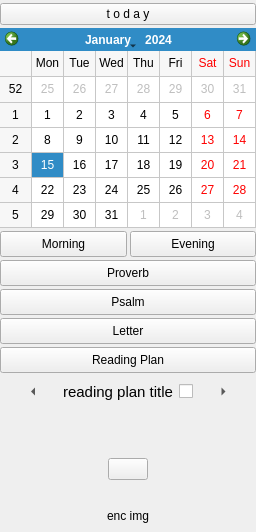
       <widget class="QWidget" name="tab_today">
        <property name="sizePolicy">
         <sizepolicy hsizetype="Preferred" vsizetype="Expanding">
          <horstretch>0</horstretch>
          <verstretch>0</verstretch>
         </sizepolicy>
        </property>
        <property name="styleSheet">
         <string notr="true"/>
        </property>
        <attribute name="title">
         <string>Today</string>
        </attribute>
        <layout class="QVBoxLayout" name="verticalLayout_5">
         <property name="spacing">
          <number>5</number>
         </property>
         <property name="leftMargin">
          <number>0</number>
         </property>
         <property name="topMargin">
          <number>3</number>
         </property>
         <property name="rightMargin">
          <number>0</number>
         </property>
         <property name="bottomMargin">
          <number>5</number>
         </property>
         <item alignment="Qt::AlignHCenter|Qt::AlignTop">
          <widget class="QFrame" name="frame_today_cal">
           <property name="sizePolicy">
            <sizepolicy hsizetype="Preferred" vsizetype="Preferred">
             <horstretch>0</horstretch>
             <verstretch>0</verstretch>
            </sizepolicy>
           </property>
           <property name="minimumSize">
            <size>
             <width>30</width>
             <height>30</height>
            </size>
           </property>
           <property name="maximumSize">
            <size>
             <width>270</width>
             <height>16777215</height>
            </size>
           </property>
           <property name="autoFillBackground">
            <bool>false</bool>
           </property>
           <property name="frameShape">
            <enum>QFrame::NoFrame</enum>
           </property>
           <property name="frameShadow">
            <enum>QFrame::Plain</enum>
           </property>
           <property name="lineWidth">
            <number>0</number>
           </property>
           <layout class="QVBoxLayout" name="verticalLayout_3">
            <property name="spacing">
             <number>3</number>
            </property>
            <property name="leftMargin">
             <number>0</number>
            </property>
            <property name="topMargin">
             <number>0</number>
            </property>
            <property name="rightMargin">
             <number>0</number>
            </property>
            <property name="bottomMargin">
             <number>0</number>
            </property>
            <item>
             <widget class="QPushButton" name="btn_select_today">
              <property name="sizePolicy">
               <sizepolicy hsizetype="Preferred" vsizetype="Preferred">
                <horstretch>0</horstretch>
                <verstretch>0</verstretch>
               </sizepolicy>
              </property>
              <property name="minimumSize">
               <size>
                <width>0</width>
                <height>16</height>
               </size>
              </property>
              <property name="maximumSize">
               <size>
                <width>16777215</width>
                <height>30</height>
               </size>
              </property>
              <property name="toolTip">
               <string>Set calender to today</string>
              </property>
              <property name="toolTipDuration">
               <number>-3</number>
              </property>
              <property name="styleSheet">
               <string notr="true"/>
              </property>
              <property name="text">
               <string>t o d a y</string>
              </property>
              <property name="default">
               <bool>false</bool>
              </property>
              <property name="flat">
               <bool>false</bool>
              </property>
             </widget>
            </item>
            <item>
             <widget class="QCalendarWidget" name="calendar">
              <property name="sizePolicy">
               <sizepolicy hsizetype="Preferred" vsizetype="Preferred">
                <horstretch>0</horstretch>
                <verstretch>0</verstretch>
               </sizepolicy>
              </property>
              <property name="minimumSize">
               <size>
                <width>20</width>
                <height>200</height>
               </size>
              </property>
              <property name="maximumSize">
               <size>
                <width>300</width>
                <height>270</height>
               </size>
              </property>
              <property name="font">
               <font>
                <pointsize>9</pointsize>
               </font>
              </property>
              <property name="styleSheet">
               <string notr="true"/>
              </property>
              <property name="firstDayOfWeek">
               <enum>Qt::Monday</enum>
              </property>
              <property name="gridVisible">
               <bool>true</bool>
              </property>
             </widget>
            </item>
            <item>
             <layout class="QHBoxLayout" name="horizontalLayout_6">
              <property name="spacing">
               <number>3</number>
              </property>
              <item>
               <widget class="QPushButton" name="btn_daily_mbm">
                <property name="minimumSize">
                 <size>
                  <width>0</width>
                  <height>26</height>
                 </size>
                </property>
                <property name="text">
                 <string>Morning</string>
                </property>
               </widget>
              </item>
              <item>
               <widget class="QPushButton" name="btn_daily_ebe">
                <property name="minimumSize">
                 <size>
                  <width>0</width>
                  <height>26</height>
                 </size>
                </property>
                <property name="text">
                 <string>Evening</string>
                </property>
               </widget>
              </item>
             </layout>
            </item>
            <item>
             <widget class="QPushButton" name="btn_daily_proverb">
              <property name="sizePolicy">
               <sizepolicy hsizetype="Preferred" vsizetype="Preferred">
                <horstretch>0</horstretch>
                <verstretch>0</verstretch>
               </sizepolicy>
              </property>
              <property name="minimumSize">
               <size>
                <width>0</width>
                <height>26</height>
               </size>
              </property>
              <property name="maximumSize">
               <size>
                <width>16777215</width>
                <height>30</height>
               </size>
              </property>
              <property name="toolTip">
               <string/>
              </property>
              <property name="toolTipDuration">
               <number>-4</number>
              </property>
              <property name="layoutDirection">
               <enum>Qt::LeftToRight</enum>
              </property>
              <property name="autoFillBackground">
               <bool>false</bool>
              </property>
              <property name="styleSheet">
               <string notr="true"/>
              </property>
              <property name="text">
               <string>Proverb</string>
              </property>
              <property name="flat">
               <bool>false</bool>
              </property>
             </widget>
            </item>
            <item>
             <widget class="QPushButton" name="btn_daily_psalm">
              <property name="sizePolicy">
               <sizepolicy hsizetype="Preferred" vsizetype="Preferred">
                <horstretch>0</horstretch>
                <verstretch>0</verstretch>
               </sizepolicy>
              </property>
              <property name="minimumSize">
               <size>
                <width>0</width>
                <height>26</height>
               </size>
              </property>
              <property name="maximumSize">
               <size>
                <width>16777215</width>
                <height>30</height>
               </size>
              </property>
              <property name="toolTip">
               <string/>
              </property>
              <property name="toolTipDuration">
               <number>-4</number>
              </property>
              <property name="text">
               <string>Psalm</string>
              </property>
              <property name="flat">
               <bool>false</bool>
              </property>
             </widget>
            </item>
            <item>
             <widget class="QPushButton" name="btn_daily_letter">
              <property name="sizePolicy">
               <sizepolicy hsizetype="Preferred" vsizetype="Preferred">
                <horstretch>0</horstretch>
                <verstretch>0</verstretch>
               </sizepolicy>
              </property>
              <property name="minimumSize">
               <size>
                <width>0</width>
                <height>26</height>
               </size>
              </property>
              <property name="maximumSize">
               <size>
                <width>16777215</width>
                <height>30</height>
               </size>
              </property>
              <property name="toolTip">
               <string/>
              </property>
              <property name="toolTipDuration">
               <number>-4</number>
              </property>
              <property name="text">
               <string>Letter</string>
              </property>
              <property name="default">
               <bool>false</bool>
              </property>
              <property name="flat">
               <bool>false</bool>
              </property>
             </widget>
            </item>
            <item>
             <widget class="QPushButton" name="btn_roster">
              <property name="sizePolicy">
               <sizepolicy hsizetype="Preferred" vsizetype="Preferred">
                <horstretch>0</horstretch>
                <verstretch>0</verstretch>
               </sizepolicy>
              </property>
              <property name="minimumSize">
               <size>
                <width>0</width>
                <height>26</height>
               </size>
              </property>
              <property name="maximumSize">
               <size>
                <width>16777215</width>
                <height>30</height>
               </size>
              </property>
              <property name="cursor">
               <cursorShape>ArrowCursor</cursorShape>
              </property>
              <property name="toolTip">
               <string/>
              </property>
              <property name="toolTipDuration">
               <number>-4</number>
              </property>
              <property name="text">
               <string>Reading Plan</string>
              </property>
              <property name="flat">
               <bool>false</bool>
              </property>
             </widget>
            </item>
            <item>
             <widget class="QFrame" name="frame_roster_btns">
              <property name="enabled">
               <bool>true</bool>
              </property>
              <property name="sizePolicy">
               <sizepolicy hsizetype="Preferred" vsizetype="Preferred">
                <horstretch>0</horstretch>
                <verstretch>0</verstretch>
               </sizepolicy>
              </property>
              <property name="minimumSize">
               <size>
                <width>0</width>
                <height>0</height>
               </size>
              </property>
              <property name="maximumSize">
               <size>
                <width>16777215</width>
                <height>150</height>
               </size>
              </property>
              <property name="autoFillBackground">
               <bool>false</bool>
              </property>
              <property name="styleSheet">
               <string notr="true"/>
              </property>
              <property name="frameShape">
               <enum>QFrame::NoFrame</enum>
              </property>
              <property name="frameShadow">
               <enum>QFrame::Sunken</enum>
              </property>
              <property name="lineWidth">
               <number>0</number>
              </property>
              <layout class="QGridLayout" name="gridLayout_2">
               <property name="topMargin">
                <number>4</number>
               </property>
               <property name="bottomMargin">
                <number>9</number>
               </property>
               <item row="1" column="0" colspan="4">
                <widget class="QLabel" name="lbl_roster_info">
                 <property name="sizePolicy">
                  <sizepolicy hsizetype="Preferred" vsizetype="Preferred">
                   <horstretch>0</horstretch>
                   <verstretch>0</verstretch>
                  </sizepolicy>
                 </property>
                 <property name="maximumSize">
                  <size>
                   <width>16777215</width>
                   <height>16777215</height>
                  </size>
                 </property>
                 <property name="font">
                  <font>
                   <pointsize>10</pointsize>
                   <stylestrategy>PreferDefault</stylestrategy>
                   <kerning>true</kerning>
                  </font>
                 </property>
                 <property name="text">
                  <string notr="true"/>
                 </property>
                 <property name="wordWrap">
                  <bool>true</bool>
                 </property>
                 <property name="margin">
                  <number>3</number>
                 </property>
                </widget>
               </item>
               <item row="0" column="1">
                <widget class="QLabel" name="lbl_roster_name">
                 <property name="sizePolicy">
                  <sizepolicy hsizetype="Preferred" vsizetype="Fixed">
                   <horstretch>0</horstretch>
                   <verstretch>0</verstretch>
                  </sizepolicy>
                 </property>
                 <property name="minimumSize">
                  <size>
                   <width>0</width>
                   <height>20</height>
                  </size>
                 </property>
                 <property name="maximumSize">
                  <size>
                   <width>16777215</width>
                   <height>34</height>
                  </size>
                 </property>
                 <property name="font">
                  <font>
                   <pointsize>11</pointsize>
                   <italic>false</italic>
                   <stylestrategy>PreferDefault</stylestrategy>
                   <kerning>true</kerning>
                  </font>
                 </property>
                 <property name="lineWidth">
                  <number>0</number>
                 </property>
                 <property name="text">
                  <string notr="true">reading plan title</string>
                 </property>
                 <property name="alignment">
                  <set>Qt::AlignCenter</set>
                 </property>
                 <property name="wordWrap">
                  <bool>true</bool>
                 </property>
                </widget>
               </item>
               <item row="0" column="3">
                <widget class="QToolButton" name="btn_next_session">
                 <property name="sizePolicy">
                  <sizepolicy hsizetype="Fixed" vsizetype="Fixed">
                   <horstretch>0</horstretch>
                   <verstretch>0</verstretch>
                  </sizepolicy>
                 </property>
                 <property name="minimumSize">
                  <size>
                   <width>20</width>
                   <height>10</height>
                  </size>
                 </property>
                 <property name="maximumSize">
                  <size>
                   <width>80</width>
                   <height>34</height>
                  </size>
                 </property>
                 <property name="font">
                  <font>
                   <stylestrategy>PreferDefault</stylestrategy>
                   <kerning>true</kerning>
                  </font>
                 </property>
                 <property name="text">
                  <string>next</string>
                 </property>
                 <property name="autoRaise">
                  <bool>true</bool>
                 </property>
                 <property name="arrowType">
                  <enum>Qt::RightArrow</enum>
                 </property>
                </widget>
               </item>
               <item row="0" column="0">
                <widget class="QToolButton" name="btn_prev_session">
                 <property name="sizePolicy">
                  <sizepolicy hsizetype="Fixed" vsizetype="Fixed">
                   <horstretch>0</horstretch>
                   <verstretch>0</verstretch>
                  </sizepolicy>
                 </property>
                 <property name="minimumSize">
                  <size>
                   <width>20</width>
                   <height>10</height>
                  </size>
                 </property>
                 <property name="maximumSize">
                  <size>
                   <width>80</width>
                   <height>34</height>
                  </size>
                 </property>
                 <property name="font">
                  <font>
                   <stylestrategy>PreferDefault</stylestrategy>
                   <kerning>true</kerning>
                  </font>
                 </property>
                 <property name="text">
                  <string>previous</string>
                 </property>
                 <property name="autoRaise">
                  <bool>true</bool>
                 </property>
                 <property name="arrowType">
                  <enum>Qt::LeftArrow</enum>
                 </property>
                </widget>
               </item>
               <item row="0" column="2">
                <widget class="QCheckBox" name="cb_roster_read">
                 <property name="sizePolicy">
                  <sizepolicy hsizetype="Fixed" vsizetype="Fixed">
                   <horstretch>0</horstretch>
                   <verstretch>0</verstretch>
                  </sizepolicy>
                 </property>
                 <property name="minimumSize">
                  <size>
                   <width>10</width>
                   <height>10</height>
                  </size>
                 </property>
                 <property name="maximumSize">
                  <size>
                   <width>15</width>
                   <height>20</height>
                  </size>
                 </property>
                 <property name="text">
                  <string/>
                 </property>
                 <property name="tristate">
                  <bool>false</bool>
                 </property>
                </widget>
               </item>
              </layout>
             </widget>
            </item>
           </layout>
          </widget>
         </item>
         <item>
          <spacer name="verticalSpacer_4">
           <property name="orientation">
            <enum>Qt::Vertical</enum>
           </property>
           <property name="sizeType">
            <enum>QSizePolicy::Expanding</enum>
           </property>
           <property name="sizeHint" stdset="0">
            <size>
             <width>20</width>
             <height>20</height>
            </size>
           </property>
          </spacer>
         </item>
         <item alignment="Qt::AlignHCenter">
          <widget class="QPushButton" name="pb_enc_txt">
           <property name="sizePolicy">
            <sizepolicy hsizetype="Preferred" vsizetype="Preferred">
             <horstretch>0</horstretch>
             <verstretch>1</verstretch>
            </sizepolicy>
           </property>
           <property name="maximumSize">
            <size>
             <width>230</width>
             <height>16777215</height>
            </size>
           </property>
           <property name="font">
            <font>
             <stylestrategy>PreferDefault</stylestrategy>
             <kerning>true</kerning>
            </font>
           </property>
           <property name="cursor">
            <cursorShape>PointingHandCursor</cursorShape>
           </property>
           <property name="contextMenuPolicy">
            <enum>Qt::CustomContextMenu</enum>
           </property>
           <property name="styleSheet">
            <string notr="true"/>
           </property>
           <property name="text">
            <string/>
           </property>
          </widget>
         </item>
         <item>
          <spacer name="verticalSpacer">
           <property name="orientation">
            <enum>Qt::Vertical</enum>
           </property>
           <property name="sizeType">
            <enum>QSizePolicy::Expanding</enum>
           </property>
           <property name="sizeHint" stdset="0">
            <size>
             <width>20</width>
             <height>20</height>
            </size>
           </property>
          </spacer>
         </item>
         <item alignment="Qt::AlignHCenter">
          <widget class="QPushButton" name="pb_enc_img">
           <property name="sizePolicy">
            <sizepolicy hsizetype="Preferred" vsizetype="Preferred">
             <horstretch>0</horstretch>
             <verstretch>0</verstretch>
            </sizepolicy>
           </property>
           <property name="minimumSize">
            <size>
             <width>140</width>
             <height>0</height>
            </size>
           </property>
           <property name="maximumSize">
            <size>
             <width>230</width>
             <height>250</height>
            </size>
           </property>
           <property name="font">
            <font>
             <stylestrategy>PreferDefault</stylestrategy>
             <kerning>true</kerning>
            </font>
           </property>
           <property name="cursor">
            <cursorShape>PointingHandCursor</cursorShape>
           </property>
           <property name="contextMenuPolicy">
            <enum>Qt::CustomContextMenu</enum>
           </property>
           <property name="text">
            <string notr="true">enc img</string>
           </property>
           <property name="flat">
            <bool>true</bool>
           </property>
          </widget>
         </item>
        </layout>
        <zorder>pb_enc_img</zorder>
        <zorder>pb_enc_txt</zorder>
        <zorder>frame_today_cal</zorder>
       </widget>
